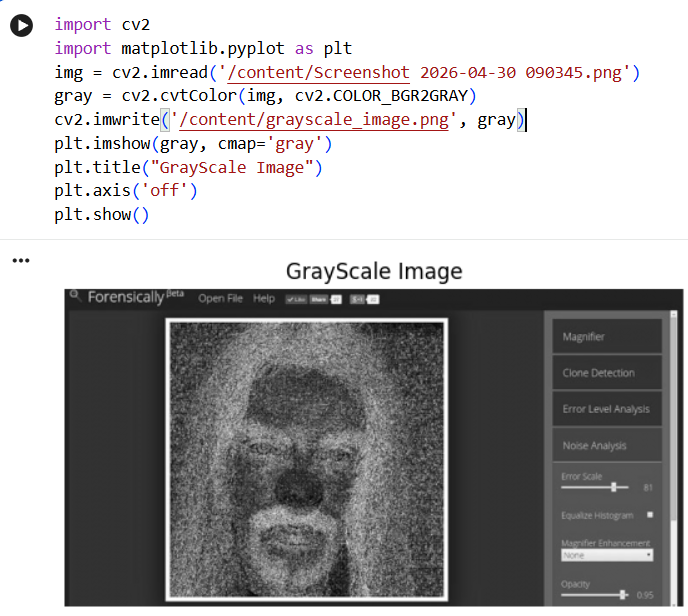
#> input picture exp1.png, 688 x 616 px
$ jupyter execute 'EXP 19.ipynb'
#> lines starting #> are read from the running program, lines starting #| are printed output that depends on the picture; after the words box and inside, x2 and y2 are one past the last pixel; in counts of white or black regions, pixels touching at a corner belong together
[cell 1]
import cv2
import numpy as np
import matplotlib.pyplot as plt
from google.colab import files

# Upload image
file = list(files.upload().keys())[0]
#> the answer given: exp1.png

# Read original color image
img = cv2.imread(file)
#> img is the input picture: shape (616, 688, 3); mean B, G, R 168.3, 168, 169

# Convert BGR to RGB
img_rgb = cv2.cvtColor(img, cv2.COLOR_BGR2RGB)

# Convert to grayscale
gray = cv2.cvtColor(img, cv2.COLOR_BGR2GRAY)
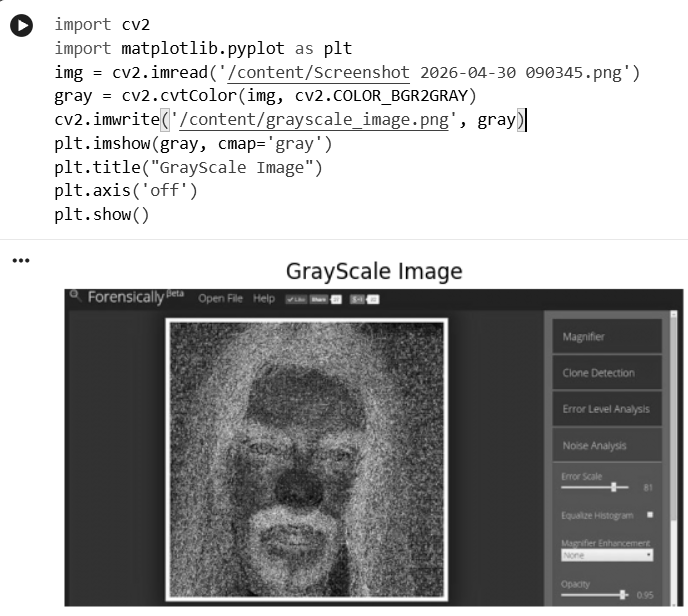
#> gray: shape (616, 688); min 0, max 255, mean 168.3

# Binary conversion
_, binary = cv2.threshold(gray, 127, 255, cv2.THRESH_BINARY)
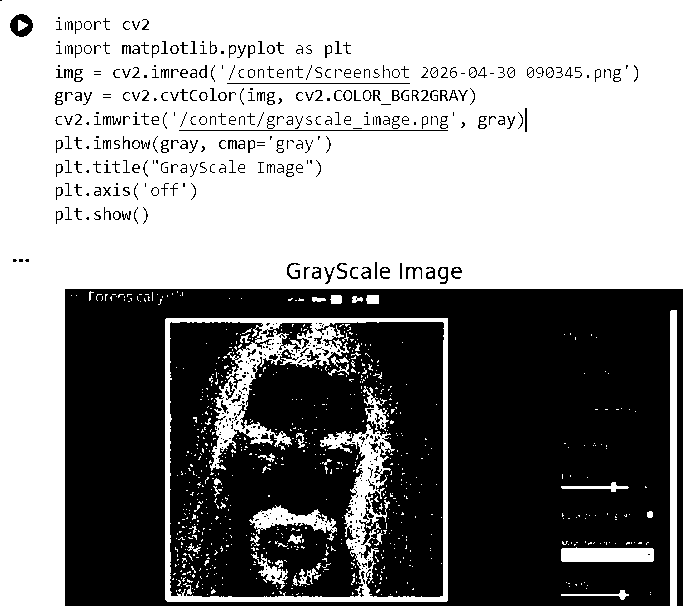
#> binary: shape (616, 688); 57.2% white; 503 black regions (265 under 20 px), largest, box (x1, y1, x2, y2) and area: (65, 289, 683, 606) 111086, (170, 322, 444, 597) 60001, (261, 323, 313, 353) 625

# Kernel
kernel = np.ones((5,5), np.uint8)

# Apply erosion
eroded = cv2.erode(binary, kernel, iterations=1)
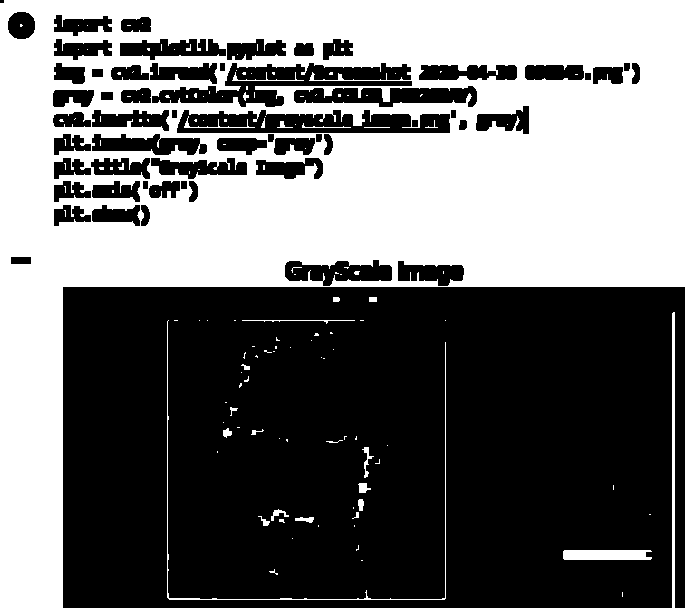
#> eroded: shape (616, 688); 44.7% white; 144 white regions (117 under 20 px), largest, box (x1, y1, x2, y2) and area: (0, 0, 688, 616) 185702, (167, 320, 446, 600) 904, (563, 550, 652, 560) 856

# Display
plt.figure(figsize=(10,5))

# Original Color Image
plt.subplot(1,2,1)
plt.title("Original Image")
plt.imshow(img_rgb)
plt.axis('off')

# Eroded Image
plt.subplot(1,2,2)
plt.title("Eroded Image")
plt.imshow(eroded, cmap='gray')
plt.axis('off')

plt.show()
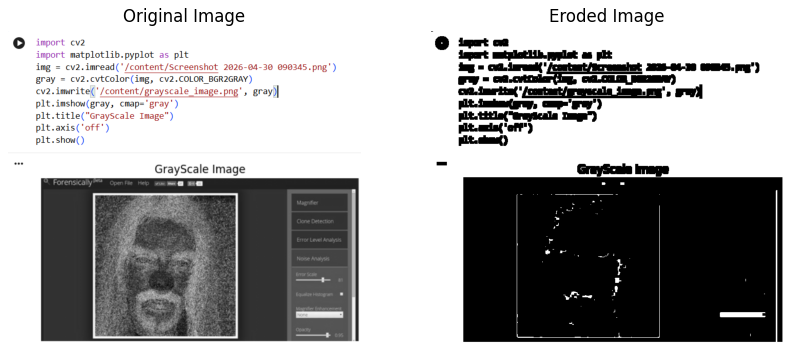
#> figure drawn by matplotlib, 2 panels

$ run again, on exp3.png
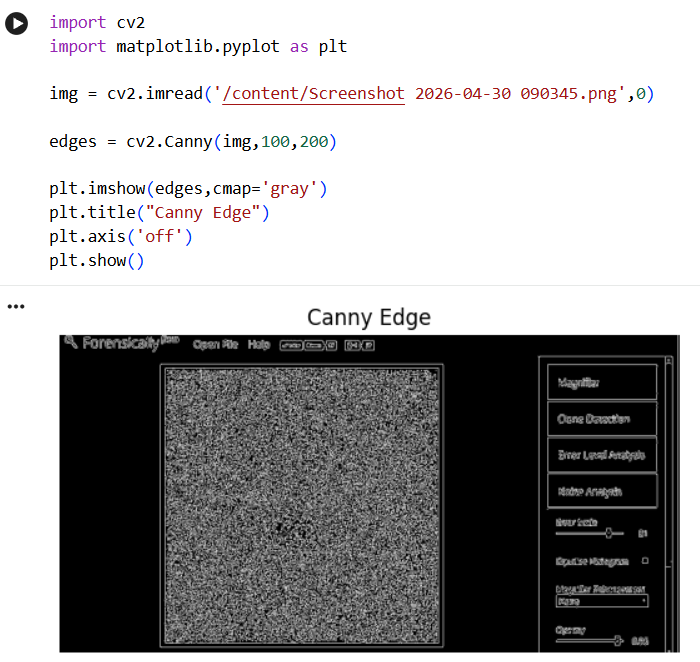
#> input picture exp3.png, 700 x 662 px
#> img is the input picture: shape (662, 700, 3); mean B, G, R 162.3, 162.1, 162.6
#> `_, binary = cv2.threshold(gray, 127, 255, cv2.THRESH_BINARY)`:
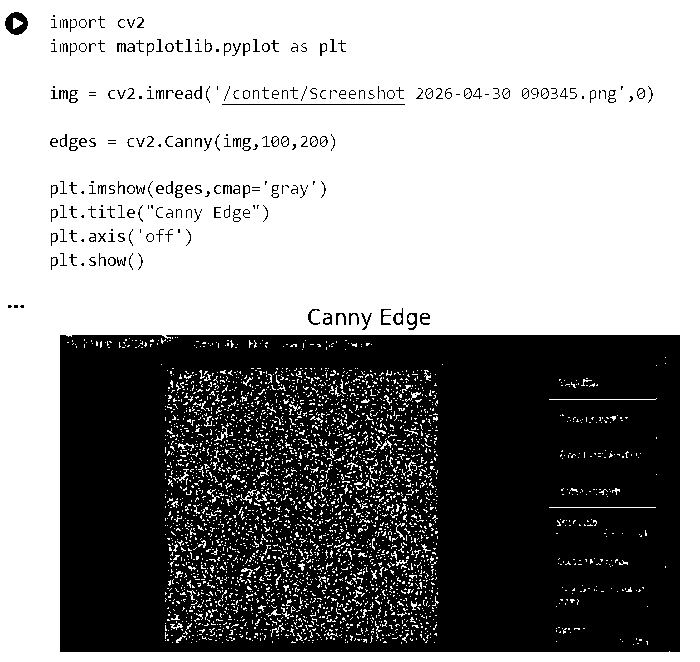
#> binary: shape (662, 700); 59.3% white; 239 black regions (70 under 20 px), largest, box (x1, y1, x2, y2) and area: (60, 335, 680, 652) 182042, (5, 12, 28, 35) 332, (222, 104, 405, 105) 183
#> eroded: shape (662, 700); 50.6% white; 48 black regions, largest, box (x1, y1, x2, y2) and area: (58, 333, 682, 654) 200302, (220, 84, 407, 107) 3245, (87, 179, 262, 200) 2325
#> `plt.show()`:
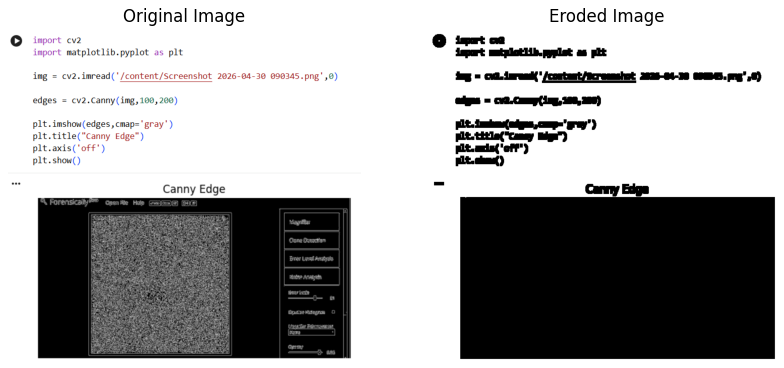
#> figure drawn by matplotlib, 2 panels

$ run again, on exp4.png
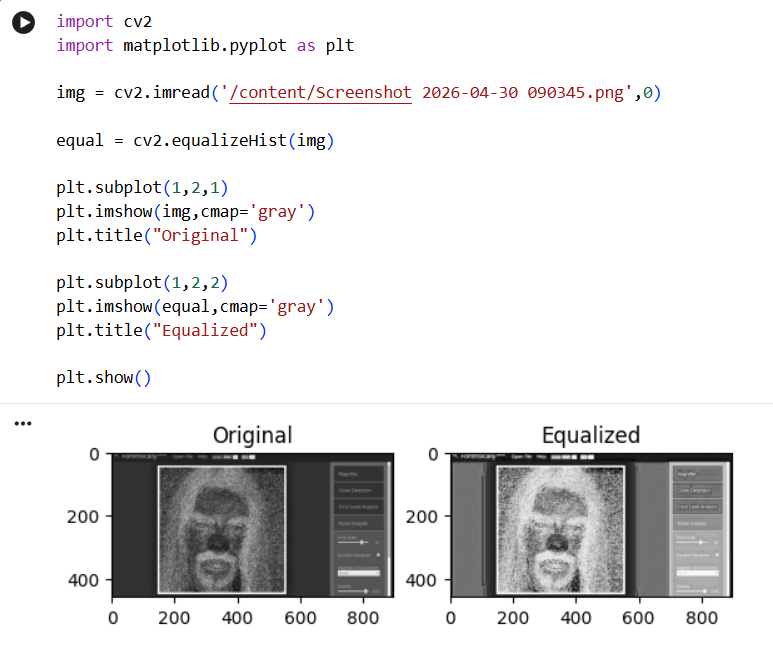
#> input picture exp4.png, 773 x 646 px
#> img is the input picture: shape (646, 773, 3); mean B, G, R 225.2, 224.9, 225.5
#> `_, binary = cv2.threshold(gray, 127, 255, cv2.THRESH_BINARY)`:
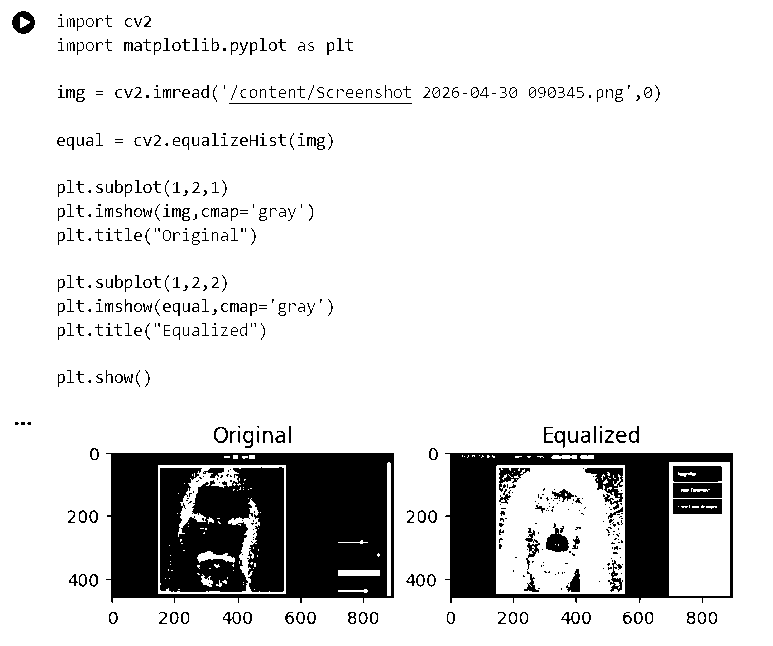
#> binary: shape (646, 773); 86.4% white; 525 black regions (242 under 20 px), largest, box (x1, y1, x2, y2) and area: (106, 453, 394, 603) 23607, (445, 453, 733, 603) 16077, (160, 467, 284, 592) 12793
#> eroded: shape (646, 773); 76.4% white; 85 black regions, largest, box (x1, y1, x2, y2) and area: (104, 451, 396, 605) 42667, (443, 451, 735, 605) 28525, (227, 83, 414, 106) 3245
#> `plt.show()`:
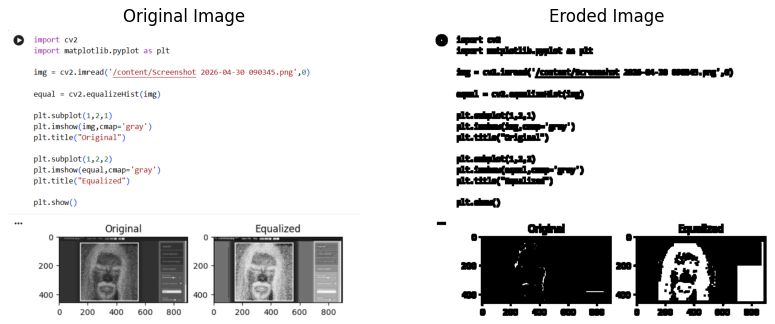
#> figure drawn by matplotlib, 2 panels

$ run again, on exp5.png
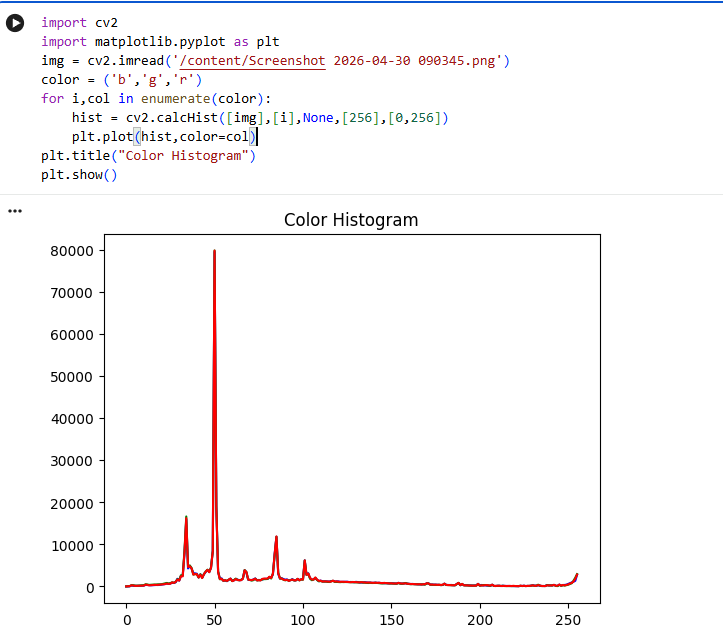
#> input picture exp5.png, 723 x 635 px
#> img is the input picture: shape (635, 723, 3); mean B, G, R 248.6, 248, 249.5
#> `_, binary = cv2.threshold(gray, 127, 255, cv2.THRESH_BINARY)`:
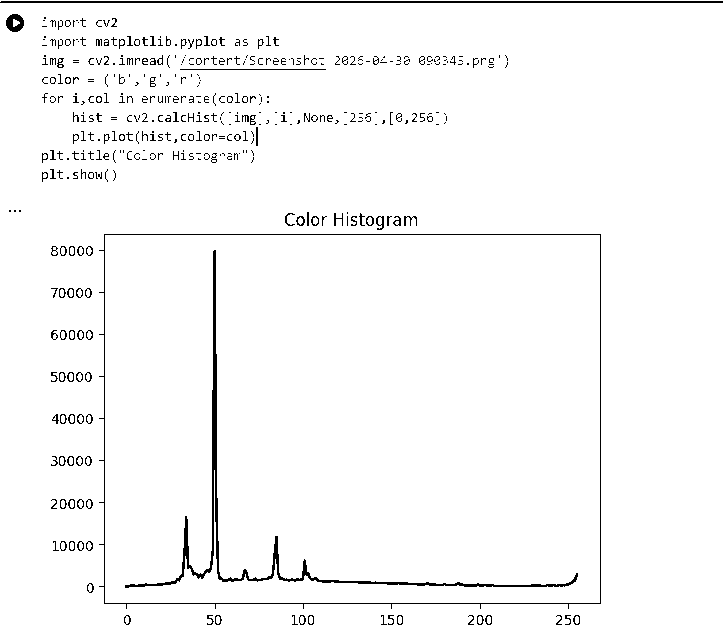
#> binary: shape (635, 723); 97.2% white; black in thin lines or dots
#> eroded: shape (635, 723); 88.7% white; 65 black regions, largest, box (x1, y1, x2, y2) and area: (97, 210, 603, 611) 10321, (123, 248, 580, 590) 7299, (71, 110, 263, 165) 3624
#> `plt.show()`:
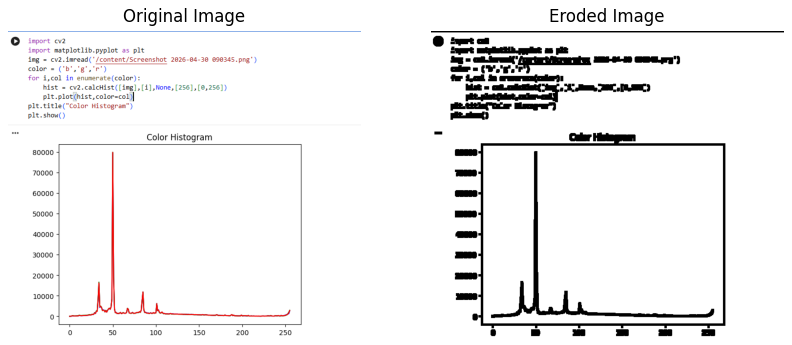
#> figure drawn by matplotlib, 2 panels
